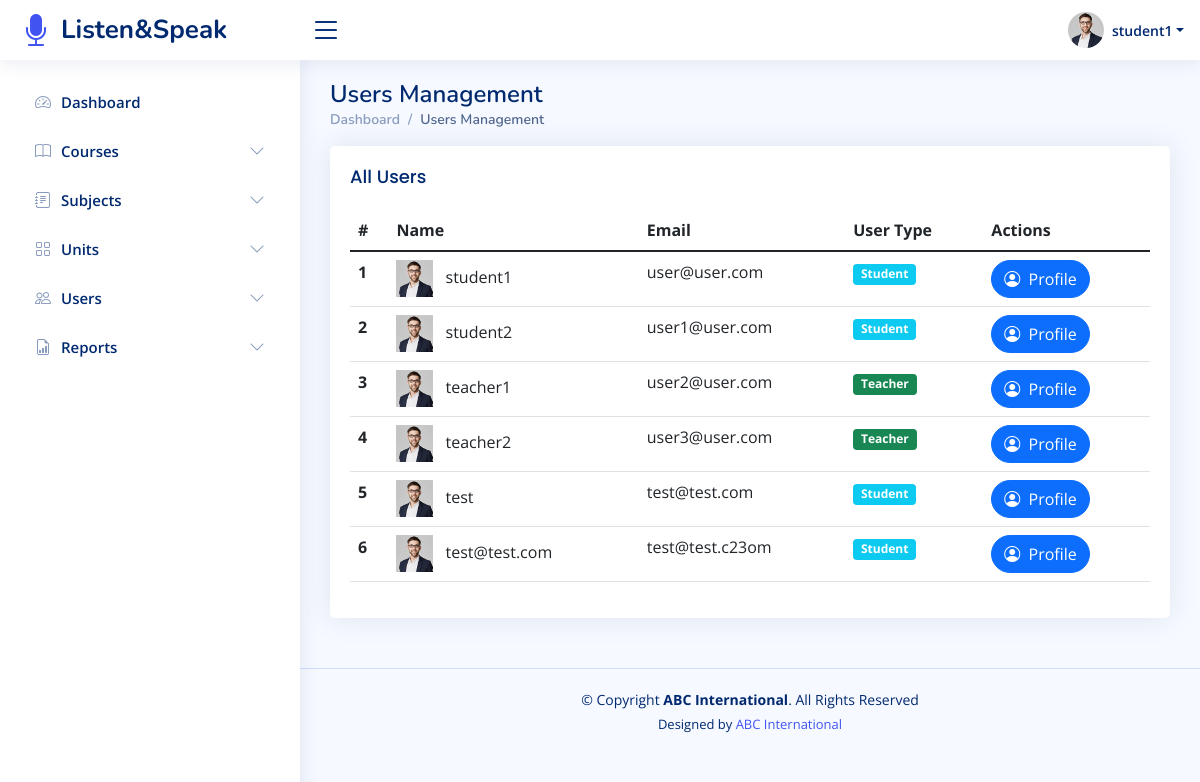
Page /admin/users/manage_users.php (signed in) on the committed database.
### tables this page shows
CREATE TABLE `users` (
  `user_id` int(11) NOT NULL,
  `pic` varchar(100) NOT NULL DEFAULT 'default.jpg',
  `email` varchar(100) NOT NULL,
  `user_type` enum('Admin','Student','Teacher') NOT NULL,
  `fullName` varchar(255) NOT NULL,
  `pass` varchar(255) NOT NULL,
  `address` text DEFAULT NULL,
  `phone` varchar(100) DEFAULT NULL,
  `country` varchar(100) DEFAULT NULL
);

### admin/users/manage_users.php (the view, shortened to what this page needs)
<?php
require '../../app/app.php';
?>
<!DOCTYPE html>
<html lang="en">
<?php $title = "Users Management"; $path = '../../'; require_once '../../app/head.php'; ?>
<body>
<?php require_once '../../app/top_bar.php'; ?>
<?php require_once '../../app/admin_side_bar.php'; ?>
<main id="main" class="main">
    <div class="pagetitle">
        <h1><?= $title ?></h1>
        <nav>
            <ol class="breadcrumb">
                <li class="breadcrumb-item"><a href="../dashboard">Dashboard</a></li>
                <li class="breadcrumb-item active"><?= $title ?></li>
            </ol>
        </nav>
    </div>
    <section class="section dashboard">
        <div class="row">
            <div class="col-lg-12">
                <div class="card">
                    <div class="card-body">
                        <h5 class="card-title">All Users</h5>
                        <table class="table datatable">
                            <thead>
                            <tr>
                                <th scope="col">#</th>
                                <th scope="col">Name</th>
                                <th scope="col">Email</th>
                                <th scope="col">User Type</th>
                                <th scope="col">Actions</th>
                            </tr>
                            </thead>
                            <tbody>
                            <?php
                            $s = "SELECT * FROM users WHERE user_type!='Admin'";
                            $res = mysqli_query($con, $s);
                            if(mysqli_num_rows($res)){
                                $count = 1;
                                while ($row = mysqli_fetch_array($res)){
                                    ?>
                                    <tr>
                                        <th scope="row"><?=$count++?></th>
                                        <td>
                                            <img height="37px" src="assets/img/students/<?=$row["pic"]?>" alt="" class="me-2">
                                            <?=$row["fullName"]?>
                                        </td>
                                        <td>
                                            <?=$row["email"]?>
                                        </td>
                                        <td>
                                            <span class="badge bg-<?=$row["user_type"]=='Student' ? 'info' : 'success'?>"><?=$row["user_type"]?></span>
                                        </td>
                                        <td>
                                            <a href="../../showProfile.php?id=<?=$row["user_id"]?>" class="btn btn-primary rounded-pill">
                                                <i class="bi bi-person-circle me-1"></i>
                                                Profile
                                            </a>
                                        </td>
                                    </tr>
                                    <?php
                                }
                            }
                            ?>
                            </tbody>
                        </table>
                    </div>
                </div>
            </div>
        </div>
    </section>
</main>
<?php require_once '../../app/footer.php'; ?>
</body>
</html>

### assets/css/style.css (style rules this page uses)
:root { scroll-behavior: smooth; }
body { font-family: "Open Sans", sans-serif; background: #f6f9ff; color: #444444; }
a { color: #4154f1; text-decoration: none; }
h1, h2, h3, h4, h5, h6 { font-family: "Nunito", sans-serif; }
#main { margin-top: 60px; padding: 20px 30px; transition: all 0.3s; }
.pagetitle { margin-bottom: 10px; }
.pagetitle h1 { font-size: 24px; margin-bottom: 0; font-weight: 600; color: #012970; }
.card { margin-bottom: 30px; border: none; border-radius: 5px; box-shadow: 0px 0 30px rgba(1, 41, 112, 0.1); overflow: hidden; }
.card-title { padding: 20px 0 15px 0; font-size: 18px; font-weight: 500; color: #012970; font-family: "Poppins", sans-serif; }
.card-body { padding: 0 20px 20px 20px; }
.breadcrumb { font-size: 14px; font-family: "Nunito", sans-serif; color: #899bbd; font-weight: 600; }
.breadcrumb a { color: #899bbd; transition: 0.3s; }
.breadcrumb .breadcrumb-item::before { color: #899bbd; }
.breadcrumb .active { color: #51678f; font-weight: 600; }
@media (min-width: 1200px) { #main, #footer { margin-left: 300px; } }

### rows in the picture
users: pic (placeholder picture), fullName "student1", email "user@user.com", user_type "Student"
users: pic (placeholder picture), fullName "student2", email "user1@user.com", user_type "Student"
users: pic (placeholder picture), fullName "teacher1", email "user2@user.com", user_type "Teacher"
users: pic (placeholder picture), fullName "teacher2", email "user3@user.com", user_type "Teacher"
users: pic (placeholder picture), fullName "test", email "test@test.com", user_type "Student"
users: pic (placeholder picture), fullName "test@test.com", email "test@test.c23om", user_type "Student"

### other values in the picture
$_SESSION["fullName"] "student1"
$item['title'] "Dashboard"
$item['title'] "Courses"
$item['title'] "Subjects"
$item['title'] "Units"
$item['title'] "Users"
$item['title'] "Reports"
$title "Users Management"
